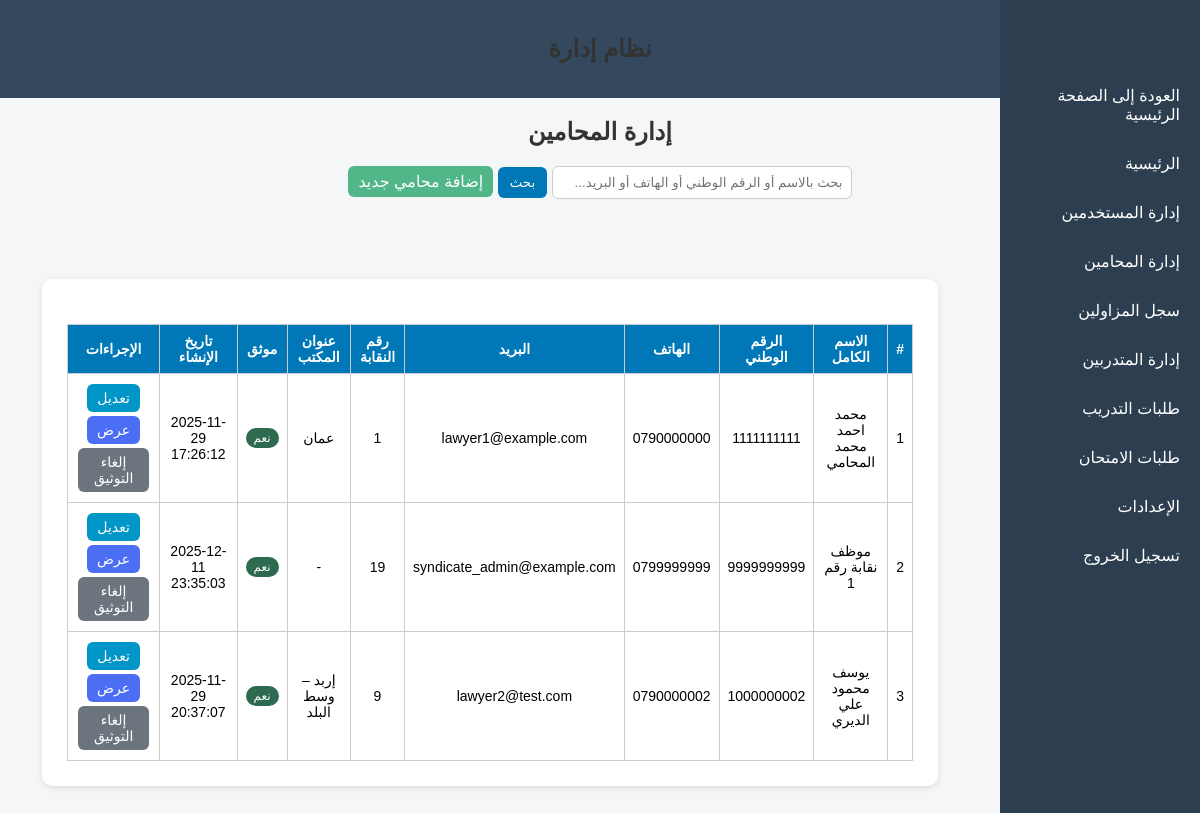
The app's page /admin/lawyers/lawyers.php (signed in), older data.
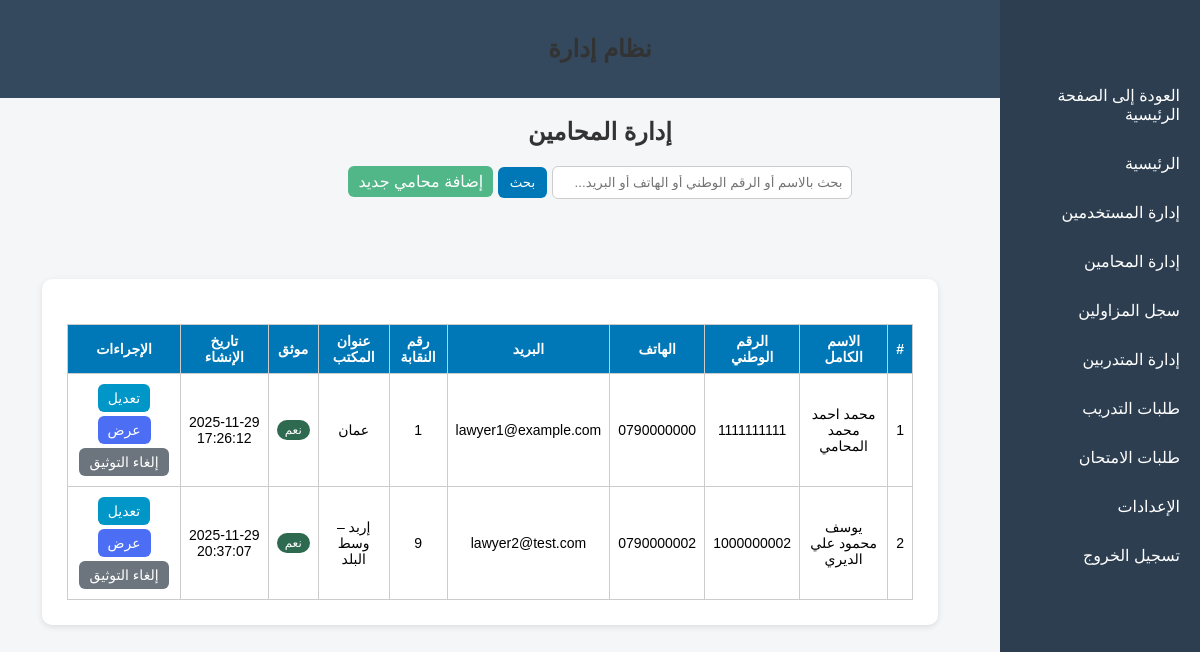
The same page, newer data.
### tables this page shows
CREATE TABLE `lawyers` (
  `lawyer_id` int(11) NOT NULL,
  `user_id` int(11) NOT NULL,
  `syndicate_id` int(11) DEFAULT NULL,
  `office_address` varchar(255) DEFAULT NULL,
  `password` varchar(255) NOT NULL,
  `verified` tinyint(1) NOT NULL DEFAULT 0,
  `created_at` datetime NOT NULL DEFAULT current_timestamp(),
  `updated_at` datetime NOT NULL DEFAULT current_timestamp() ON UPDATE current_timestamp(),
  `full_name` varchar(200) DEFAULT NULL,
  `first_name` varchar(100) DEFAULT NULL,
  `father_name` varchar(100) DEFAULT NULL,
  `grandfather_name` varchar(100) DEFAULT NULL,
  `family_name` varchar(100) DEFAULT NULL,
  `national_id` varchar(30) DEFAULT NULL,
  `phone` varchar(30) DEFAULT NULL,
  `email` varchar(150) DEFAULT NULL,
  `home_address` varchar(255) DEFAULT NULL,
  `no_conviction_doc` varchar(255) DEFAULT NULL,
  `good_conduct_doc` varchar(255) DEFAULT NULL,
  `social_security` enum('نعم','لا') DEFAULT 'لا',
  `highschool_certificate` varchar(10) DEFAULT 'لا',
  `university_degree` varchar(10) DEFAULT 'لا',
  `social_security_number` varchar(100) DEFAULT NULL
);

CREATE TABLE `users` (
  `user_id` int(11) NOT NULL,
  `full_name` varchar(200) NOT NULL,
  `national_id` varchar(30) NOT NULL,
  `phone` varchar(30) DEFAULT NULL,
  `email` varchar(150) DEFAULT NULL,
  `address` varchar(255) DEFAULT NULL,
  `password` varchar(255) NOT NULL,
  `role` enum('trainee','lawyer','admin','syndicate_admin') NOT NULL DEFAULT 'trainee',
  `created_at` datetime NOT NULL DEFAULT current_timestamp(),
  `updated_at` datetime NOT NULL DEFAULT current_timestamp() ON UPDATE current_timestamp()
);

### admin/lawyers/lawyers.php (the view, shortened to what this page needs)
<?php
include("../includes/header.php");
$search = $_GET['search'] ?? "";
$query = "
    SELECT
        l.*,
        u.full_name,
        u.national_id,
        u.phone,
        u.email
    FROM lawyers l
    JOIN users u ON l.user_id = u.user_id
";
$query .= " ORDER BY u.full_name ASC";
$stmt = $pdo->prepare($query);
if ($search) {
    $stmt->execute([":s" => "%$search%"]);
} else {
    $stmt->execute();
}
$lawyers = $stmt->fetchAll(PDO::FETCH_ASSOC);
?>
<!DOCTYPE html>
<html lang="ar" dir="rtl">
<head>
<link rel="stylesheet" href="../../assets/css/admin.css">
</head>
<body>
<h2>إدارة المحامين</h2>
<form method="GET">
    <input type="text" name="search" placeholder="بحث بالاسم أو الرقم الوطني أو الهاتف أو البريد..." value="<?= htmlspecialchars($search) ?>">
    <button type="submit">بحث</button>
    <a href="add_lawyer.php" class="btn" style="background:#52b788;">إضافة محامي جديد</a>
</form>
<div class="admin-container">
<?php include("../includes/sidebar.php"); ?>
<div class="container">
<?php if ($lawyers): ?>
<table>
<thead>
<tr>
    <th>#</th>
    <th>الاسم الكامل</th>
    <th>الرقم الوطني</th>
    <th>الهاتف</th>
    <th>البريد</th>
    <th>رقم النقابة</th>
    <th>عنوان المكتب</th>
    <th>موثق</th>
    <th>تاريخ الإنشاء</th>
    <th>الإجراءات</th>
</tr>
</thead>
<tbody>
<?php foreach ($lawyers as $i => $l): ?>
<tr>
    <td><?= $i + 1 ?></td>
    <td><?= htmlspecialchars($l['full_name'] ?? '') ?></td>
    <td><?= htmlspecialchars($l['national_id'] ?? '') ?></td>
    <td><?= htmlspecialchars($l['phone'] ?? '') ?></td>
    <td><?= htmlspecialchars($l['email'] ?? '') ?></td>
    <td><?= htmlspecialchars($l['syndicate_id'] ?? '-') ?></td>
    <td><?= htmlspecialchars($l['office_address'] ?? '-') ?></td>
    <td>
        <?php if ((int)$l['verified'] === 1): ?>
            <span class="badge badge-yes">نعم</span>
        <?php else: ?>
            <span class="badge badge-no">لا</span>
        <?php endif; ?>
    </td>
    <td><?= htmlspecialchars($l['created_at'] ?? '-') ?></td>
    <td class="actions">
        <?php if (!empty($l['syndicate_id'])): ?>
  <a class="btn edit-btn" href="edit_syndicate_lawyer.php?id=<?= (int)$l['syndicate_id'] ?>">تعديل</a>
<?php else: ?>
  <a class="btn edit-btn" href="edit_lawyer.php?id=<?= (int)$l['lawyer_id'] ?>">تعديل</a>
<?php endif; ?>
        <a class="btn view-btn" href="view_lawyer.php?id=<?= (int)$l['lawyer_id'] ?>">عرض</a>
        <?php if ((int)$l['verified'] === 1): ?>
            <a class="btn unverify-btn" href="toggle_verify.php?id=<?= (int)$l['lawyer_id'] ?>&v=0"
               onclick="return confirm('هل تريد إلغاء توثيق هذا المحامي؟')">إلغاء التوثيق</a>
        <?php else: ?>
            <a class="btn verify-btn" href="toggle_verify.php?id=<?= (int)$l['lawyer_id'] ?>&v=1"
               onclick="return confirm('هل تريد توثيق هذا المحامي؟')">توثيق</a>
        <?php endif; ?>
    </td>
</tr>
<?php endforeach; ?>
</tbody>
</table>
<?php else: ?>
<p class="no-data">لا توجد نتائج.</p>
<?php endif; ?>
</div>
</div>
</body>
</html>

### admin/includes/header.php
<header class="admin-header">
  <h2>نظام إدارة</h2>
</header>

### admin/includes/sidebar.php
<aside class="admin-sidebar">
  <ul>
    <li><a href="/mutadarrib/index.php">العودة إلى الصفحة الرئيسية</a></li>
    <li><a href="/mutadarrib/admin/dashboard.php">الرئيسية</a></li>
    <li><a href="/mutadarrib/admin/users/users.php">إدارة المستخدمين</a></li>
    <li><a href="/mutadarrib/admin/lawyers/lawyers.php">إدارة المحامين</a></li>
    <li><a href="/mutadarrib/admin/lawyers/syndicate_lawyers.php">سجل المزاولين</a></li>
    <li><a href="/mutadarrib/admin/trainees/trainees.php">إدارة المتدربين</a></li>
    <li><a href="/mutadarrib/admin/training_applications.php">طلبات التدريب</a></li>
    <li><a href="/mutadarrib/admin/exams.php">طلبات الامتحان</a></li>
    <li><a href="/mutadarrib/admin/settings.php">الإعدادات</a></li>
    <li><a href="/mutadarrib/auth/logout.php">تسجيل الخروج</a></li>
  </ul>
</aside>

### assets/css/admin.css (style rules this page uses)
body { font-family: "Cairo", sans-serif; background-color: #f4f6f8; direction: rtl; margin: 0; padding: 0; }
.admin-container { margin-right: 220px; padding: 20px; }
.admin-sidebar { width: 200px; background-color: #2c3e50; color: white; height: 100vh; position: fixed; right: 0; top: 0; padding-top: 60px; }
.admin-sidebar ul { list-style: none; padding: 0; }
.admin-sidebar li { margin: 10px 0; }
.admin-sidebar a { color: white; text-decoration: none; display: block; padding: 10px 20px; }
.admin-header { background-color: #34495e; color: white; padding: 15px; text-align: right; }
.container { width: 90%; margin: 40px auto; background: #fff; padding: 25px; border-radius: 10px; box-shadow: 0 2px 6px rgba(0,0,0,0.1); }
h2 { text-align: center; margin-bottom: 20px; color: #333; }
form { text-align: center; margin-bottom: 20px; }
input[type="text"] { padding: 8px; width: 300px; border-radius: 6px; border: 1px solid #ccc; }
button { padding: 8px 12px; background-color: #0077b6; color: #fff; border: none; border-radius: 6px; cursor: pointer; }
table { width: 100%; border-collapse: collapse; margin-top: 15px; }
th, td { padding: 10px; text-align: center; border-bottom: 1px solid #ddd; }
th { background-color: #0077b6; color: white; }

### admin/lawyers/lawyers.php (style rules this page uses)
table { width:100%; border-collapse:collapse; margin-top:20px; font-size:14px; }
th, td { padding:8px; border:1px solid #ccc; text-align:center; vertical-align:middle; }
th { background:#0077b6; color:#fff; }
.btn { padding:6px 10px; border-radius:6px; color:white; text-decoration:none; display:inline-block; }
.edit-btn { background:#0096c7; }
.unverify-btn { background:#6c757d; }
.view-btn { background:#4c6ef5; }
.badge { padding:3px 8px; border-radius:12px; color:#fff; font-size:12px; display:inline-block; }
.badge-yes { background:#2d6a4f; }
.actions a { margin:2px; }

Row changes from the older to the newer data that the page shows:
removed lawyers: user.full_name "موظف نقابة رقم 1", user.national_id "9999999999", user.phone "0799999999", user.email "syndicate_admin@example.com", syndicate "19", office_address "-", verified "نعم", created_at "2025-12-11 23:35:03"
